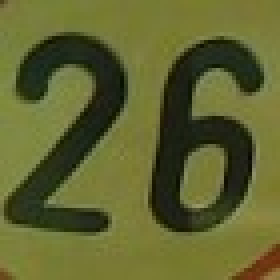
#> input picture ImagesRognees/num26/26_num_5.jpg, 70 x 70 px (shown 4 times larger)
$ python -i fichier_train_generique.py   (imports and definitions only)
#> lines starting #> are read from the running program, lines starting #| are printed output that depends on the picture; after the words box and inside, x2 and y2 are one past the last pixel; in counts of white or black regions, pixels touching at a corner belong together
#> further down, picture is the input picture: shape (70, 70, 3); mean B, G, R 47.4, 99.4, 96
import os
import cv2
import numpy as np
import matplotlib.pyplot as plt
import tensorflow as tf
from PIL import Image
from tensorflow.keras.preprocessing.image import ImageDataGenerator
from sklearn.model_selection import train_test_split

# A mettre sur True si l'on souhaite travailler avec des images en niveaux de gris
grayscale = False

# A mettre sur True si l'on souhaite pré-traiter les images
preprocessing = True

# A mettre sur True si l'on souhaite augmenter artificiellement notre dataset
# Préférer le mettre à True si notre dataset contient peu d'éléments
augmentation_artificielle_dataset = True

# Le nombre d'images souhaitées, dans le cas où l'on choisit d'augmenter notre dataset
nombre_dimages_souhaitees = 20000

# Proportion de séparation de notre ensemble en un ensemble d'entraînement et de test par la suite, ici à 20%
proportion = 0.2

# Epoques d'entrainements
nbEpochs = 3

# Noyau de convolution
kernelSize=5

# Test visuel après entraînement pour avoir un aperçu visuel de si notre modèle est efficace ou non
# (Evaluation non exhaustive !)
visualTest = True

# Définition d'une fonction simple renvoyant une image
def openImage(f, gscale=grayscale):

    if gscale:
        # Lecture de l'image en niveaux de gris
        img_gray = cv2.imread(f, cv2.IMREAD_GRAYSCALE)

        # Ajoute un canal pour les couleurs (ici en niveaux de gris)
        img = np.expand_dims(img_gray, axis=-1)
    else:
        img = cv2.imread(f)

    return img

class LossAccuracyCallback(tf.keras.callbacks.Callback):

    # Définit un objet qui récupèrera les accuracies et les loss lors de l'entraînement

    def __init__(self):
        self.losses = []
        self.accuracies = []

    def on_epoch_end(self, epoch, logs=None):
        # Fonction appelée à la fin d'une période lors de l'entraînement
        self.losses.append(logs.get('loss'))
        self.accuracies.append(logs.get('accuracy'))

def preprocess_image(image):
    # Convertit l'image en niveaux de gris
    gray = cv2.cvtColor(image, cv2.COLOR_BGR2GRAY)
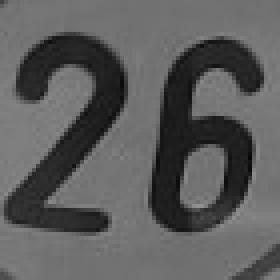
#> gray: shape (70, 70) (shown 4 times larger); min 6, max 147, mean 92.4

    # Application d'un flou Gaussien pour réduire le bruit
    blurred = cv2.GaussianBlur(gray, (5, 5), 0)
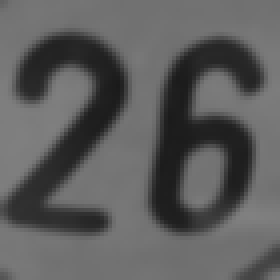
#> blurred: shape (70, 70) (shown 4 times larger); min 26, max 128, mean 92.4

    # Application d'un seuillage adaptatif pour séparer l'arrière plan de l'avant plan (nos numéros)
    # Le seuillage adaptatif calcule un seuil pour des petites régions d'une image, au lieu d'un seuil unique pour l'image complète
    thresholded = cv2.adaptiveThreshold(blurred, 255, cv2.ADAPTIVE_THRESH_MEAN_C, cv2.THRESH_BINARY_INV, 11, 4)
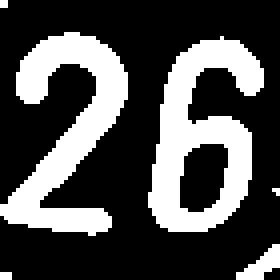
#> thresholded: shape (70, 70) (shown 4 times larger); 30.3% white; 6 white regions (3 under 20 px), largest, box (x1, y1, x2, y2) and area: (37, 9, 66, 58) 722, (0, 8, 32, 59) 700, (59, 61, 70, 70) 49


    # Remplit les éventuel "trous" causés par le seuillage dans les numéros, selon un noyau de taille 3x3
    kernel = np.ones((3, 3), np.uint8)
    processed_image = cv2.morphologyEx(thresholded, cv2.MORPH_CLOSE, kernel)
#> processed_image: shape (70, 70); 30.4% white; 6 white regions (3 under 20 px), largest, box (x1, y1, x2, y2) and area: (37, 9, 66, 58) 723, (0, 8, 32, 59) 703, (59, 61, 70, 70) 49

    # Retransforme une image en noir et blanc en une image en couleurs, passée par la suite au réseau de neurones
    processed_image_rgb = cv2.cvtColor(processed_image, cv2.COLOR_GRAY2RGB)

    return processed_image_rgb

# ===

# Création du réseau de neurones séquentiel (succession de couches que l'on ajoute par la suite)
# [1 line that did not run here, left out]

# Ajout de couches convolutionelles et de pooling
# La première couche prenant en argument, la taille de nos images
# [20 lines not run here, left out]

# ===

x_train = []
y_train = []

# Importation de nos images ainsi que leurs labels
# [12 lines not run here, left out]


x_train = np.array(x_train)
y_train = np.array(y_train)

# [42 lines not run here, left out]


# [12 lines that did not run here, left out]


# 2 print simplement pour voir le nombre d'images par ensemble, le ratio doit être
# [2 lines not run here, left out]

# ===
# Chemin de sauvegarde
savePath = f"./noyau{kernelSize}x{kernelSize}_{nbEpochs}epochs"

# Creation du dossier qui va contenir nos tests
# [1 line not run here, left out]
# Création de l'objet récupérant nos accuracies et nos labels
callback = LossAccuracyCallback()

# Lance l'entraînement de notre modèle
# [49 lines not run here, left out]

loss = callback.losses
acc = callback.accuracies


# Affichage des courbes de loss et d'accuracy
# [15 lines not run here, left out]

>>> import cv2
>>> picture = cv2.imread('../ImagesRognees/num26/26_num_5.jpg')
>>> result = preprocess_image(picture)
